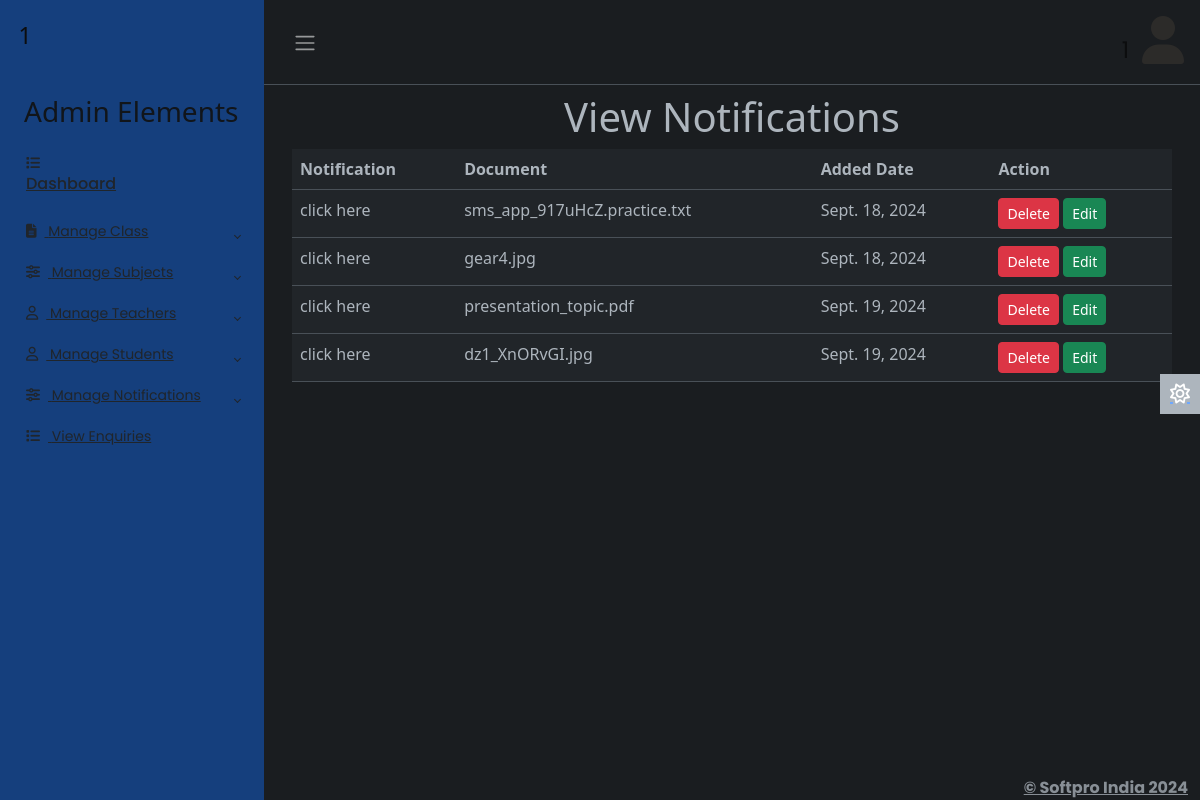
Page /adminapp/viewnoti/ (signed in) on the committed database.
### adminapp/models.py (models this page shows)
class Notification(models.Model):
    text=models.TextField()
    doc=models.FileField()
    created_date=models.DateField()

### adminapp/views.py (the view)
# urls.py: path('viewnoti/',views.viewnoti,name='viewnoti'),
@cache_control(no_store=True,no_cache=True,must_revalidate=True)
def viewnoti(req):
    try:
        if req.session['adminid']!=None:
            adminid=req.session['adminid']
            noti=Notification.objects.all()
            return render(req,'viewnoti.html',{'adminid':adminid,'noti':noti})
    except KeyError:
        return redirect('login')

### adminapp/templates/viewnoti.html
{% extends 'adminbase.html' %}
{% load static %}
{% block admin %}
<div class="row">
    <div class="col-sm-12">
        <div class="col-sm-12">
            <h1 class="text-center">View Notifications</h1>
            <table class="table">
                <tr>
                    <th> Notification </th>
                    <th>Document</th>
                    <th>Added Date</th>
                    <th>Action</th>
                </tr>
                {% for n in noti %}
                <tr>
                    <td>{{n.text}}</td>
                    <td>{{n.doc}}</td>
                    <td>{{n.created_date}}</td>
                    <td>
                        <a href="#" class="btn btn-sm btn-danger">Delete</a>
                         <a href="#" class="btn btn-sm btn-success">Edit</a>
                    </td>
                </tr>
                {% endfor %}
            </table>
        </div>
    </div>
</div>
{% endblock %}

### adminapp/static/css/adminstyle.css (style rules this page uses)
body { font-family: 'Poppins', sans-serif; font-size: 0.875rem; opacity: 1; overflow-y: scroll; margin: 0; }
a { cursor: pointer; text-decoration: none; font-family: 'Poppins', sans-serif; }

### rows in the picture
Notification: text "click here", doc "sms_app_917uHcZ.practice.txt", created_date "Sept. 18, 2024"
Notification: text "click here", doc "gear4.jpg", created_date "Sept. 18, 2024"
Notification: text "click here", doc "presentation_topic.pdf", created_date "Sept. 19, 2024"
Notification: text "click here", doc "dz1_XnORvGI.jpg", created_date "Sept. 19, 2024"

### other values in the picture
{{ adminid }} "1"
